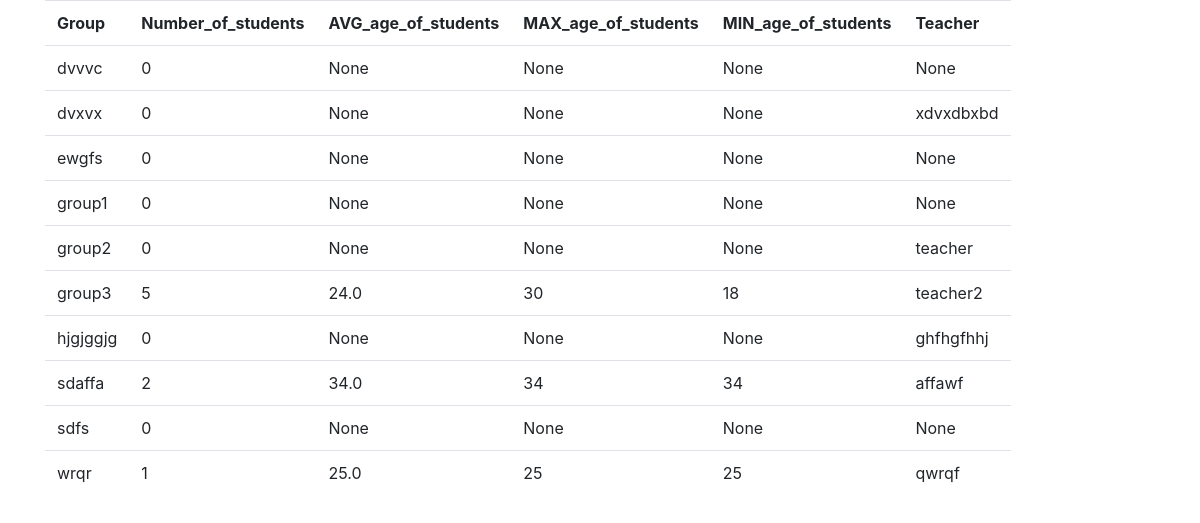
The page / on the database its author committed.
### core/models.py (models this page shows, shortened)
class Group(models.Model):
    name = models.CharField(max_length=255, verbose_name="Название группы")
    students = models.ManyToManyField("core.Student", blank=True)
    teacher_name = models.CharField(
        max_length=255,
        verbose_name="Имя учителя",
        null=True
    )
    class Meta:
        verbose_name = "Группа"
        verbose_name_plural = "Группы"

### core/views.py (the view)
# urls.py: path('', IndexView.as_view()),
class IndexView(TemplateView):
    template_name = "index.html"
    def get_context_data(self, **kwargs):
        groups = Group.objects.all().values('name', 'teacher_name').annotate(
            student_count=Count('students'),
            student_avg=Avg('students__age'),
            student_max=Max('students__age'),
            student_min=Min('students__age'),
        )
        return {
                'groups': groups,
            }

### core/templates/index.html (shortened to what this page needs)
<html>
    <head>
        <link rel="stylesheet" href="https://cdn.jsdelivr.net/npm/bootstrap@4.5.3/dist/css/bootstrap.min.css">
    </head>
    <body>
        <div class="container">
            <div class="row">
                <div class="col-6">
                    <table class="table">
                        <tr>
                            <th>Group</th>
                            <th>Number_of_students</th>
                            <th>AVG_age_of_students</th>
                            <th>MAX_age_of_students</th>
                            <th>MIN_age_of_students</th>
                            <th>Teacher</th>
                        </tr>
                        {% for group in groups %}
                            <tr>
                                <td>{{group.name}}</td>
                                <td>{{group.student_count}}</td>
                                <td>{{group.student_avg}}</td>
                                <td>{{group.student_max}}</td>
                                <td>{{group.student_min}}</td>
                                <td>{{group.teacher_name}}</td>
                            </tr>
                        {% endfor %}
                    </table>
                </div>
            </div>
        </div>
    </body>
</html>

### rows shown on the page
Group: name "dvvvc", student_count "0", student_avg "None", student_max "None", student_min "None", teacher_name "None"
Group: name "dvxvx", student_count "0", student_avg "None", student_max "None", student_min "None", teacher_name "xdvxdbxbd"
Group: name "ewgfs", student_count "0", student_avg "None", student_max "None", student_min "None", teacher_name "None"
Group: name "group1", student_count "0", student_avg "None", student_max "None", student_min "None", teacher_name "None"
Group: name "group2", student_count "0", student_avg "None", student_max "None", student_min "None", teacher_name "teacher"
Group: name "group3", student_count "5", student_avg "24.0", student_max "30", student_min "18", teacher_name "teacher2"
Group: name "hjgjggjg", student_count "0", student_avg "None", student_max "None", student_min "None", teacher_name "ghfhgfhhj"
Group: name "sdaffa", student_count "2", student_avg "34.0", student_max "34", student_min "34", teacher_name "affawf"
Group: name "sdfs", student_count "0", student_avg "None", student_max "None", student_min "None", teacher_name "None"
Group: name "wrqr", student_count "1", student_avg "25.0", student_max "25", student_min "25", teacher_name "qwrqf"
